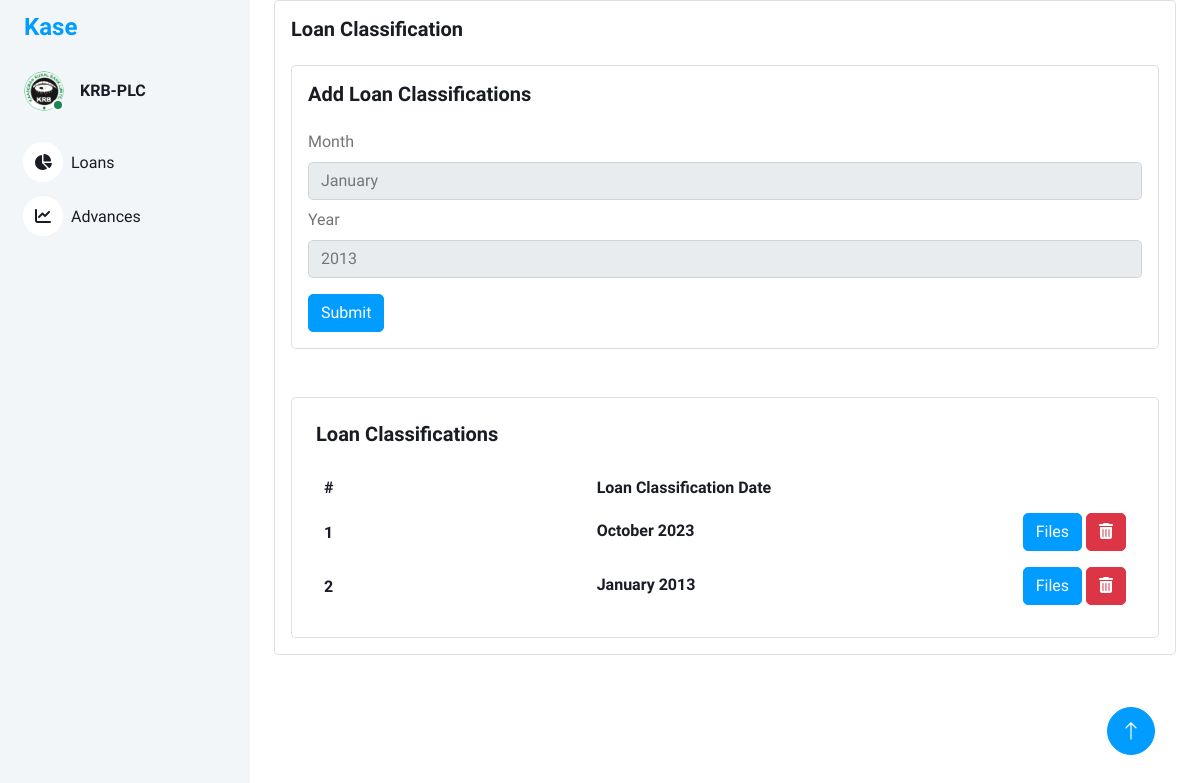
Before: / with the older database file.
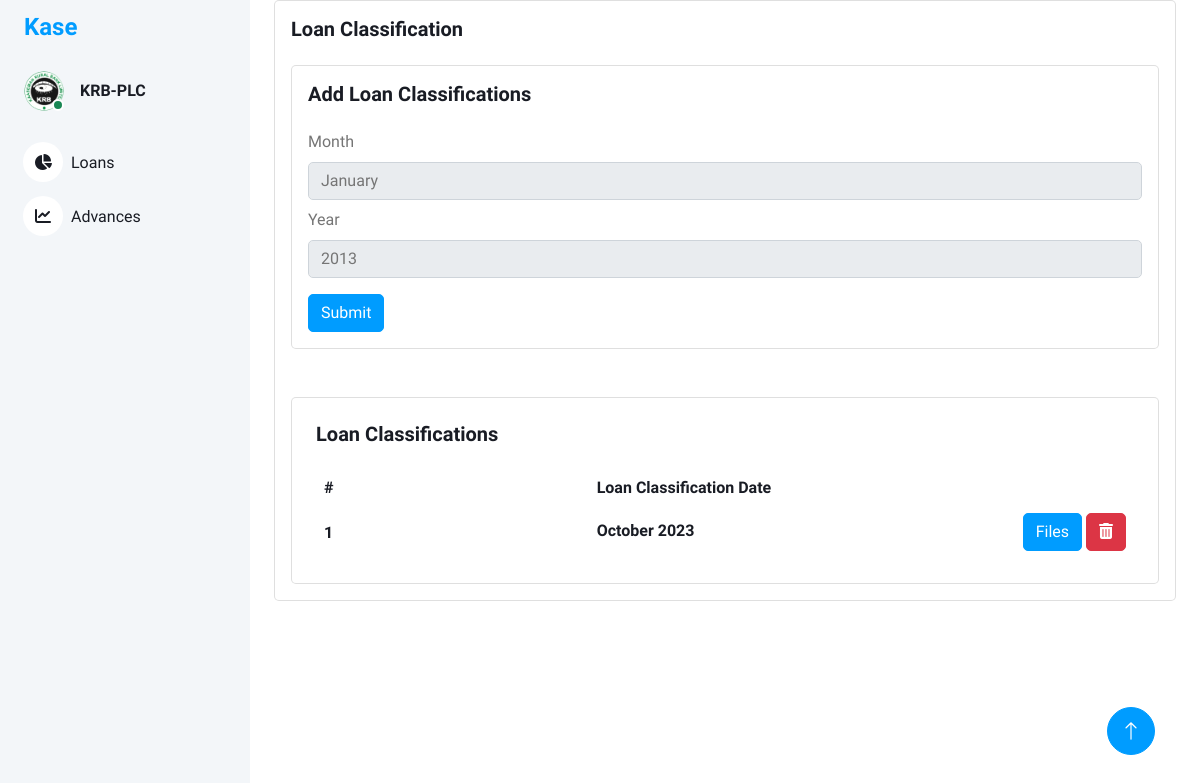
After: the same page with the newer database file.
### models/loan_classification.py (models this page shows, shortened)
class LoanClassification(db.Model):
    id = db.Column(db.Integer, primary_key=True)
    loan_classification_name = db.Column(db.String(100), nullable=False)
    loan_classification_desc = db.Column(db.String(100), nullable=True)

### views/main_views.py (the view)
@bp.route('/')
def index():
    loan_classifications = LoanClassification.query.all()  # Retrieve all loan classifications from the database
    serialized_loan_classifications = []
    for classification in loan_classifications:
        serialized_loan_classifications.append({
            'id': classification.id,
            'loan_classification_name': classification.loan_classification_name,
            'loan_classification_desc': classification.loan_classification_desc,
        })
    return render_template('index.html',loan_classes=serialized_loan_classifications)

### templates/index.html (shortened to what the changed rows need)
<!DOCTYPE html>
<html lang="en">
<head>
    <link href="https://cdnjs.cloudflare.com/ajax/libs/font-awesome/5.10.0/css/all.min.css" rel="stylesheet">
    <link href="https://cdn.jsdelivr.net/npm/bootstrap-icons@1.4.1/font/bootstrap-icons.css" rel="stylesheet">
    <link href="{{ url_for('static', filename='lib/owlcarousel/assets/owl.carousel.min.css') }}" rel="stylesheet">
    <link href="{{ url_for('static', filename='lib/tempusdominus/css/tempusdominus-bootstrap-4.min.css') }}"
        rel="stylesheet" />
    <link href="{{ url_for('static',filename='css/bootstrap.min.css') }}" rel="stylesheet">
    <link href="{{ url_for('static', filename='css/style.css') }}" rel="stylesheet">
    <link rel="stylesheet" href="https://cdnjs.cloudflare.com/ajax/libs/font-awesome/6.0.0-beta3/css/all.min.css">
</head>
<body>
    <div class="container-xxl position-relative bg-white d-flex p-0">
        <div class="content">
            <div class="container-fluid">
                <div class="container-fluid">
                    <div class="card">
                        <div class="card-body">
                            <br>
                            <br>
                            <div class="card w-100">
                                <div class="card-body p-4">
                                    <div class="table-responsive">
                                        <table class="table text-nowrap mb-0 align-middle">
                                            <thead class="text-dark fs-4">
                                                <tr>
                                                    <th class="border-bottom-0">
                                                        <h6 class="fw-semibold mb-0">#</h6>
                                                    </th>
                                                    <th class="border-bottom-0">
                                                        <h6 class="fw-semibold mb-0">Loan Classification Date</h6>
                                                    </th>
                                                    <th class="border-bottom-0">
                                                    </th>
                                                </tr>
                                            </thead>
                                            <tbody>
                                                {% for classification in loan_classes %}
                                                <tr>
                                                    <td class="border-bottom-0">
                                                        <h6 class="fw-semibold mb-0">{{ classification.id }}</h6>
                                                    </td>
                                                    <td class="border-bottom-0">
                                                        <h6 class="fw-semibold mb-1">{{ classification.loan_classification_name }}</h6>
                                                    </td>
                                                    <td class="border-bottom-0">
                                                        <a href="{{ url_for('loan_classification.loan_classification_uploads', id=classification.id ) }}" class="btn btn-primary">Files</a>
                                                        <a href="{{ url_for('loan_classification.delete_loan_classification', id=classification.id )}}" class="btn btn-danger"><i class="fas fa-trash-alt"></i></a>
                                                    </td>
                                                </tr>
                                                {% endfor %}
                                            </tbody>
                                        </table>
                                    </div>
                                </div>
                            </div>
                        </div>
                    </div>
                </div>
            </div>
        </div>
    </div>
</body>
</html>

Changed rows visible on the page:
removed LoanClassification: id "2", loan_classification_name "January 2013"
